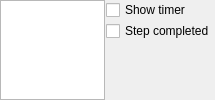
<?xml version="1.0" encoding="UTF-8"?>
<ui version="4.0">
 <class>instructionWidget</class>
 <widget class="QWidget" name="instructionWidget">
  <property name="geometry">
   <rect>
    <x>0</x>
    <y>0</y>
    <width>215</width>
    <height>100</height>
   </rect>
  </property>
  <property name="sizePolicy">
   <sizepolicy hsizetype="MinimumExpanding" vsizetype="Preferred">
    <horstretch>0</horstretch>
    <verstretch>0</verstretch>
   </sizepolicy>
  </property>
  <property name="minimumSize">
   <size>
    <width>215</width>
    <height>0</height>
   </size>
  </property>
  <property name="windowTitle">
   <string>Form</string>
  </property>
  <layout class="QHBoxLayout" name="horizontalLayout">
   <property name="spacing">
    <number>1</number>
   </property>
   <property name="margin">
    <number>0</number>
   </property>
   <item>
    <widget class="QTextEdit" name="textEdit">
     <property name="sizePolicy">
      <sizepolicy hsizetype="MinimumExpanding" vsizetype="MinimumExpanding">
       <horstretch>0</horstretch>
       <verstretch>0</verstretch>
      </sizepolicy>
     </property>
     <property name="minimumSize">
      <size>
       <width>100</width>
       <height>100</height>
      </size>
     </property>
     <property name="maximumSize">
      <size>
       <width>300</width>
       <height>16777215</height>
      </size>
     </property>
    </widget>
   </item>
   <item>
    <layout class="QVBoxLayout" name="verticalLayout">
     <item>
      <widget class="QCheckBox" name="checkBox_showTimer">
       <property name="text">
        <string>Show timer</string>
       </property>
      </widget>
     </item>
     <item>
      <widget class="QCheckBox" name="checkBox_completed">
       <property name="text">
        <string>Step completed</string>
       </property>
      </widget>
     </item>
     <item>
      <spacer name="verticalSpacer">
       <property name="orientation">
        <enum>Qt::Vertical</enum>
       </property>
       <property name="sizeHint" stdset="0">
        <size>
         <width>20</width>
         <height>40</height>
        </size>
       </property>
      </spacer>
     </item>
    </layout>
   </item>
  </layout>
 </widget>
 <resources/>
 <connections/>
</ui>
